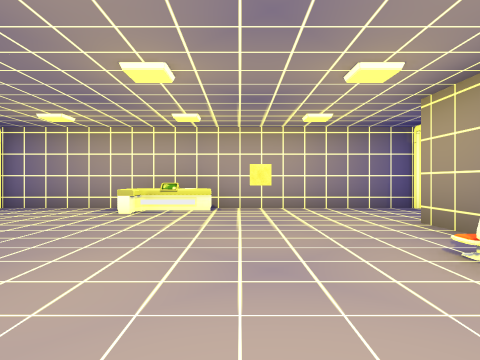
View 1 (above)

22 first-person views from a walk through a 3-D level made in the Unity game engine. The camera is 1.3 m above the floor, looks level and sees 75° across. Doors are open. The floor is counted in squares, 2 m on a side. Each view is taken from the middle of a square. On the plan, view 1 faces up. The plan holds only what a view shows up to about 10 squares ahead; the rest is blank. The place goes on beyond the plan. The player character is not drawn. Some surface patterns are stand-ins.

View 2
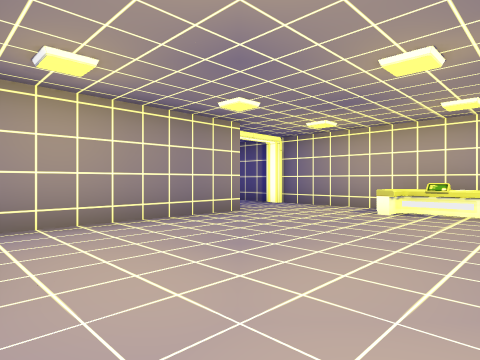

View 3
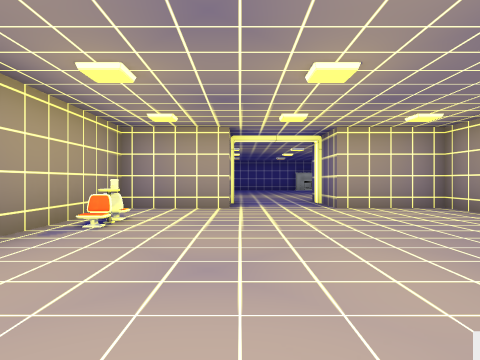

View 4
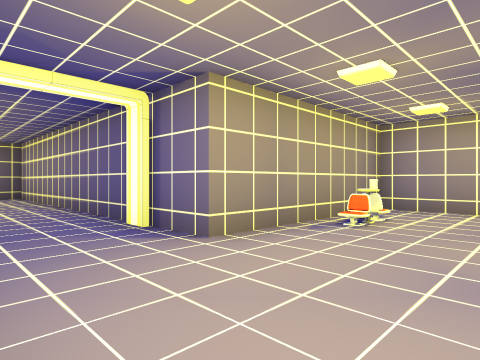

View 5
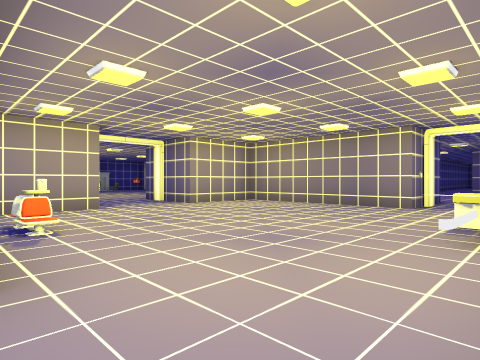

View 6
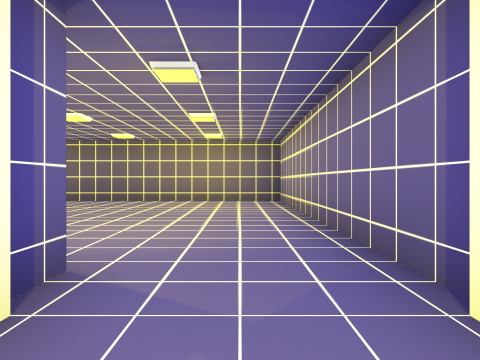

View 7
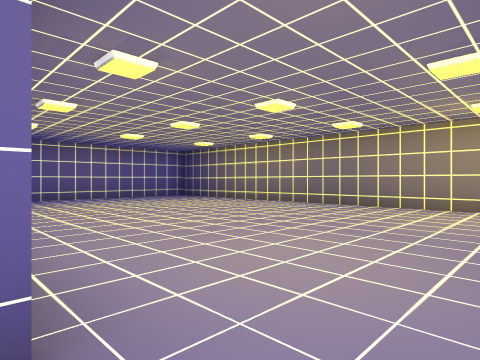

View 8
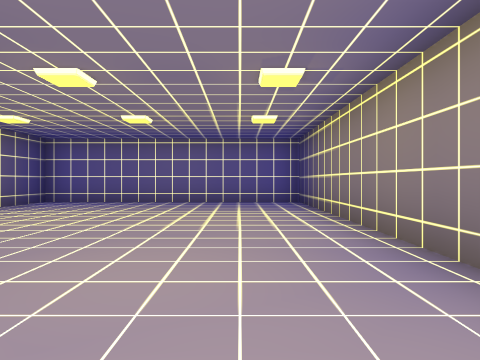

View 9
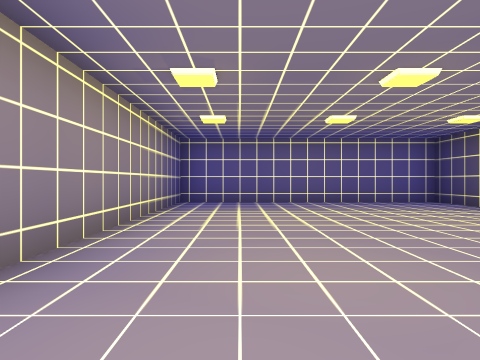

View 10
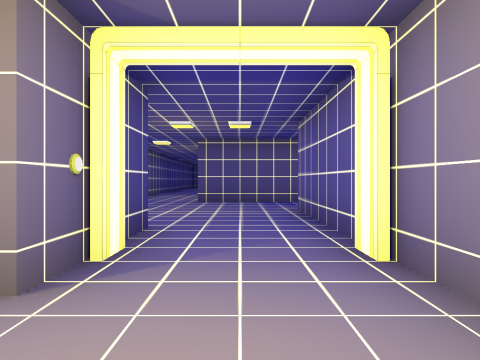

View 11
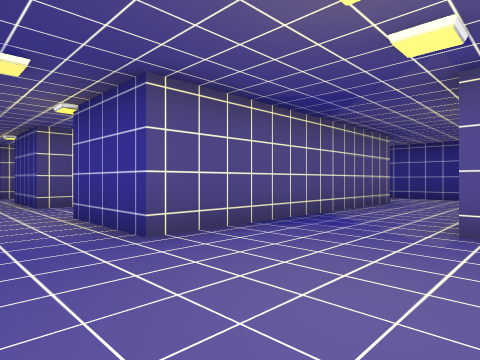

View 12
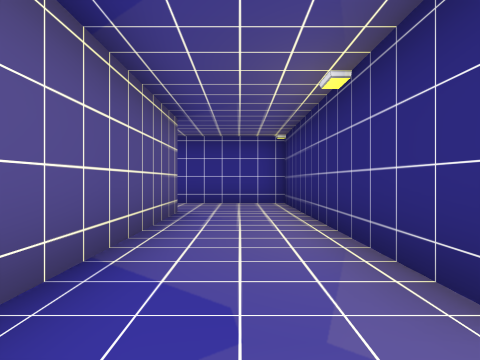

View 13
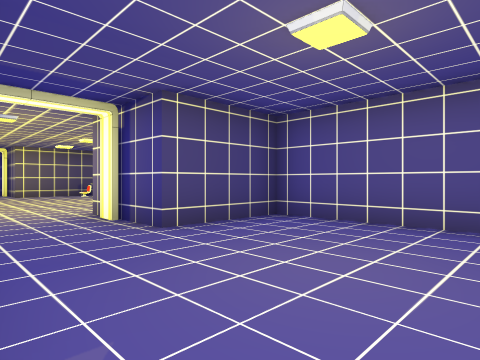

View 14
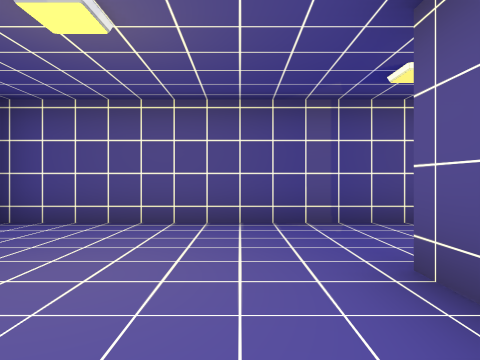

View 15
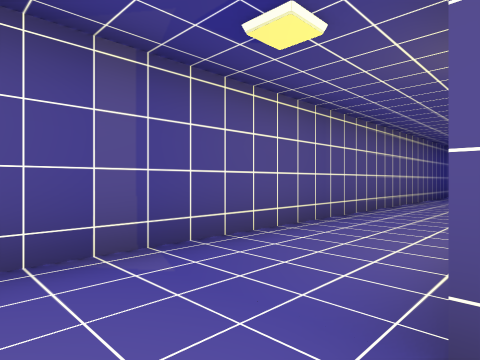

View 16
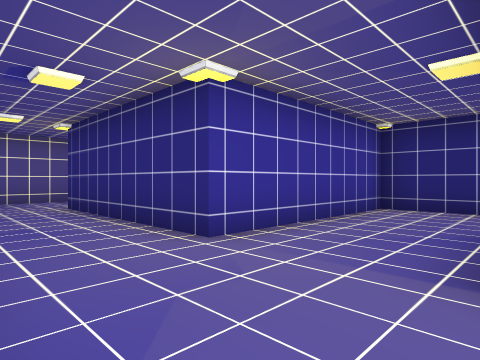

View 17
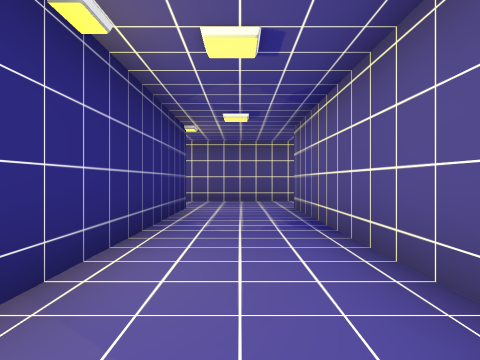

View 18
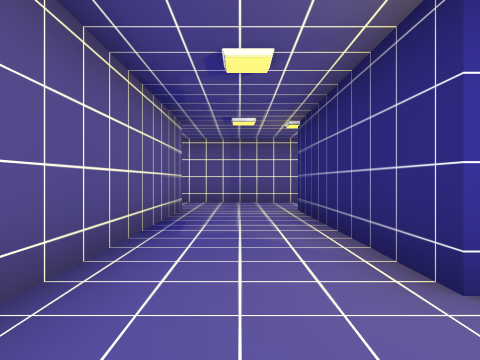

View 19
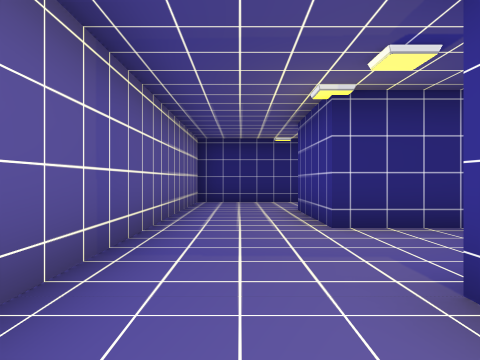

View 20
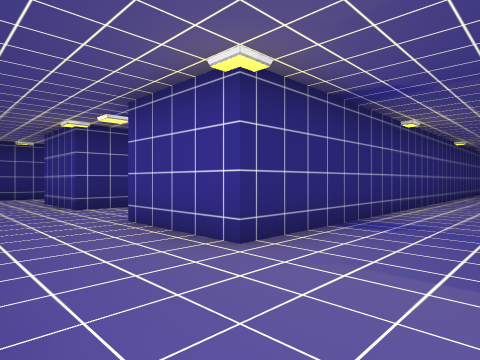

View 21
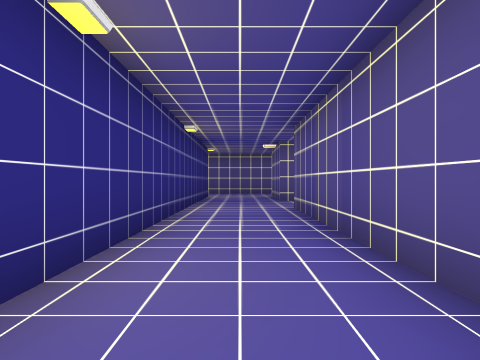

View 22
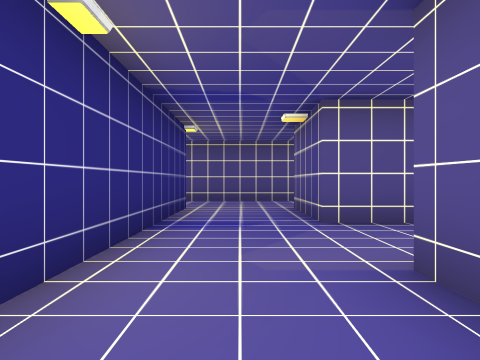

### Floor plan
Ten units are one square. View 1 is at (0, 0); x grows to the right and y downward. Boxes are objects, and circles mark ways between rooms. Rooms are numbered by the first view taken in them; rooms with no view inside come last. Other rooms are left out.
<svg viewBox="-240 -227 373 257">
<path fill="none" stroke="#000" d="M1 2 27 2 27 -47M2 21 2 9M-73 -47 -47 -47 -47 2 -23 2 -23 25M41 -73 -61 -73M52 -73 44 -73M27 -47 128 -47 128 -172 53 -172 53 -102M-97 -76 -97 -147 -124 -147M-61 -73 -98 -73M-122 -122 -122 -48M-126 -23 -73 -23 -73 -47M-172 -104 -172 -48 -198 -48 -198 -197 -172 -197 -172 -146M-124 -147 -147 -147 -147 -197 -122 -197M-223 -154 -223 -98M-235 -72 -223 -72 -223 -48M-122 -48 -147 -48 -147 -104M-97 -192 -97 -222 -178 -222M-228 -23 -126 -23"/>
<rect x="-25" y="-75" width="10" height="20" fill="#bbb"><title>desk</title></rect>
<rect x="5" y="-25" width="10" height="10" fill="#bbb"><title>chair</title></rect>
<rect x="15" y="-25" width="10" height="10" fill="#bbb"><title>other object</title></rect>
<rect x="15" y="-35" width="10" height="10" fill="#bbb"><title>chair</title></rect>
<circle cx="40" cy="-60" r="3" fill="#2a7"/>
<circle cx="-60" cy="-60" r="3" fill="#2a7"/>
<circle cx="-135" cy="-135" r="3" fill="#2a7"/>
<circle cx="-135" cy="-35" r="3" fill="#2a7"/>
<text x="-10" y="-30">1</text>
<text x="90" y="-110">2</text>
<text x="-100" y="-80">3</text>
<text x="-170" y="-130">4</text>
</svg>
Room 1 opens to room 2. Room 1 opens to room 3. Room 3 opens to room 4.

Where each view was taken, in squares from view 1:
view 1: 0 up, 0 right, facing up
view 2: 0 up, 0 right, facing up-left
view 3: 7 up, 0 right, facing down
view 4: 7 up, 0 right, facing down-right
view 5: 7 up, 3 right, facing down-left
view 6: 6 up, 3 right, facing right
view 7: 6 up, 5 right, facing up-right
view 8: 8 up, 11 right, facing up
view 9: 8 up, 7 right, facing up
view 10: 6 up, 3 left, facing left
view 11: 3 up, 9 left, facing up-left
view 12: 6 up, 11 left, facing up
view 13: 7 up, 11 left, facing down-right
view 14: 7 up, 11 left, facing down
view 15: 5 up, 11 left, facing down-left
view 16: 12 up, 17 left, facing up-right
view 17: 12 up, 16 left, facing down
view 18: 13 up, 16 left, facing up
view 19: 21 up, 19 left, facing right
view 20: 22 up, 22 left, facing down-right
view 21: 17 up, 21 left, facing down
view 22: 12 up, 21 left, facing down
